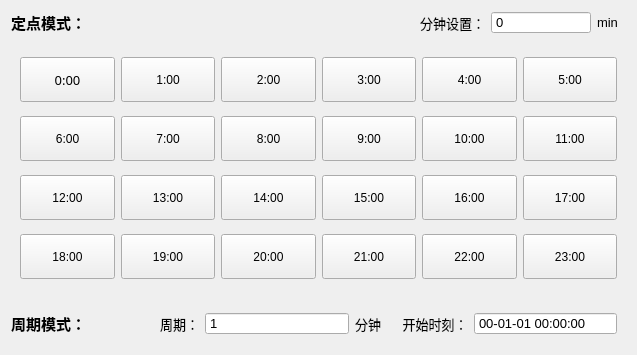
<?xml version="1.0" encoding="UTF-8"?>
<ui version="4.0">
 <class>MeasureMode</class>
 <widget class="QFrame" name="MeasureMode">
  <property name="geometry">
   <rect>
    <x>0</x>
    <y>0</y>
    <width>637</width>
    <height>355</height>
   </rect>
  </property>
  <property name="font">
   <font>
    <pointsize>11</pointsize>
   </font>
  </property>
  <property name="windowTitle">
   <string>Frame</string>
  </property>
  <property name="styleSheet">
   <string notr="true">#measureOption,#measureMode,#fixMode{background-color: lightGray;font: 75 9pt;}
</string>
  </property>
  <property name="frameShape">
   <enum>QFrame::NoFrame</enum>
  </property>
  <property name="frameShadow">
   <enum>QFrame::Raised</enum>
  </property>
  <layout class="QGridLayout" name="gridLayout_2">
   <item row="2" column="0" colspan="4">
    <widget class="QWidget" name="widget_2" native="true">
     <property name="sizePolicy">
      <sizepolicy hsizetype="Preferred" vsizetype="Fixed">
       <horstretch>0</horstretch>
       <verstretch>0</verstretch>
      </sizepolicy>
     </property>
     <property name="font">
      <font>
       <pointsize>10</pointsize>
      </font>
     </property>
     <layout class="QHBoxLayout" name="horizontalLayout">
      <property name="leftMargin">
       <number>0</number>
      </property>
      <item>
       <widget class="QLabel" name="label_4">
        <property name="font">
         <font>
          <pointsize>11</pointsize>
          <weight>75</weight>
          <bold>true</bold>
         </font>
        </property>
        <property name="text">
         <string>周期模式：</string>
        </property>
       </widget>
      </item>
      <item>
       <widget class="QLabel" name="label_12">
        <property name="sizePolicy">
         <sizepolicy hsizetype="Fixed" vsizetype="Preferred">
          <horstretch>0</horstretch>
          <verstretch>0</verstretch>
         </sizepolicy>
        </property>
        <property name="font">
         <font>
          <pointsize>10</pointsize>
         </font>
        </property>
        <property name="text">
         <string>周期：</string>
        </property>
        <property name="alignment">
         <set>Qt::AlignRight|Qt::AlignTrailing|Qt::AlignVCenter</set>
        </property>
       </widget>
      </item>
      <item>
       <widget class="QSpinBox" name="MeasurePeriod">
        <property name="font">
         <font>
          <pointsize>10</pointsize>
         </font>
        </property>
        <property name="buttonSymbols">
         <enum>QAbstractSpinBox::NoButtons</enum>
        </property>
        <property name="minimum">
         <number>1</number>
        </property>
       </widget>
      </item>
      <item>
       <widget class="QLabel" name="label_11">
        <property name="sizePolicy">
         <sizepolicy hsizetype="Fixed" vsizetype="Preferred">
          <horstretch>0</horstretch>
          <verstretch>0</verstretch>
         </sizepolicy>
        </property>
        <property name="font">
         <font>
          <pointsize>10</pointsize>
         </font>
        </property>
        <property name="text">
         <string>分钟      开始时刻：</string>
        </property>
       </widget>
      </item>
      <item>
       <widget class="QDateTimeEdit" name="MeasureStartTime">
        <property name="font">
         <font>
          <pointsize>10</pointsize>
         </font>
        </property>
        <property name="buttonSymbols">
         <enum>QAbstractSpinBox::NoButtons</enum>
        </property>
        <property name="displayFormat">
         <string>yy-MM-dd hh:mm:ss</string>
        </property>
       </widget>
      </item>
     </layout>
    </widget>
   </item>
   <item row="0" column="2">
    <widget class="QSpinBox" name="PointMin">
     <property name="minimumSize">
      <size>
       <width>100</width>
       <height>0</height>
      </size>
     </property>
     <property name="font">
      <font>
       <pointsize>10</pointsize>
      </font>
     </property>
     <property name="buttonSymbols">
      <enum>QAbstractSpinBox::NoButtons</enum>
     </property>
     <property name="maximum">
      <number>59</number>
     </property>
    </widget>
   </item>
   <item row="1" column="0" colspan="4">
    <widget class="QWidget" name="widget" native="true">
     <property name="sizePolicy">
      <sizepolicy hsizetype="Preferred" vsizetype="Expanding">
       <horstretch>0</horstretch>
       <verstretch>0</verstretch>
      </sizepolicy>
     </property>
     <property name="font">
      <font>
       <pointsize>9</pointsize>
      </font>
     </property>
     <property name="styleSheet">
      <string notr="true">QPushButton::checked{background-color: rgb(3, 134, 18);}
font: 8pt &quot;Sans Serif&quot;;</string>
     </property>
     <layout class="QGridLayout" name="gridLayout">
      <item row="1" column="4">
       <widget class="QPushButton" name="point_11">
        <property name="minimumSize">
         <size>
          <width>0</width>
          <height>45</height>
         </size>
        </property>
        <property name="styleSheet">
         <string notr="true">font: 10pt &quot;Sans Serif&quot;;</string>
        </property>
        <property name="text">
         <string>10:00</string>
        </property>
        <property name="checkable">
         <bool>true</bool>
        </property>
       </widget>
      </item>
      <item row="3" column="3">
       <widget class="QPushButton" name="point_22">
        <property name="minimumSize">
         <size>
          <width>0</width>
          <height>45</height>
         </size>
        </property>
        <property name="styleSheet">
         <string notr="true">font: 10pt &quot;Sans Serif&quot;;</string>
        </property>
        <property name="text">
         <string>21:00</string>
        </property>
        <property name="checkable">
         <bool>true</bool>
        </property>
       </widget>
      </item>
      <item row="3" column="5">
       <widget class="QPushButton" name="point_24">
        <property name="minimumSize">
         <size>
          <width>0</width>
          <height>45</height>
         </size>
        </property>
        <property name="styleSheet">
         <string notr="true">font: 10pt &quot;Sans Serif&quot;;</string>
        </property>
        <property name="text">
         <string>23:00</string>
        </property>
        <property name="checkable">
         <bool>true</bool>
        </property>
       </widget>
      </item>
      <item row="2" column="5">
       <widget class="QPushButton" name="point_18">
        <property name="minimumSize">
         <size>
          <width>0</width>
          <height>45</height>
         </size>
        </property>
        <property name="styleSheet">
         <string notr="true">font: 10pt &quot;Sans Serif&quot;;</string>
        </property>
        <property name="text">
         <string>17:00</string>
        </property>
        <property name="checkable">
         <bool>true</bool>
        </property>
       </widget>
      </item>
      <item row="1" column="5">
       <widget class="QPushButton" name="point_12">
        <property name="minimumSize">
         <size>
          <width>0</width>
          <height>45</height>
         </size>
        </property>
        <property name="styleSheet">
         <string notr="true">font: 10pt &quot;Sans Serif&quot;;</string>
        </property>
        <property name="text">
         <string>11:00</string>
        </property>
        <property name="checkable">
         <bool>true</bool>
        </property>
       </widget>
      </item>
      <item row="1" column="2">
       <widget class="QPushButton" name="point_9">
        <property name="minimumSize">
         <size>
          <width>0</width>
          <height>45</height>
         </size>
        </property>
        <property name="styleSheet">
         <string notr="true">font: 10pt &quot;Sans Serif&quot;;</string>
        </property>
        <property name="text">
         <string>8:00</string>
        </property>
        <property name="checkable">
         <bool>true</bool>
        </property>
       </widget>
      </item>
      <item row="1" column="3">
       <widget class="QPushButton" name="point_10">
        <property name="minimumSize">
         <size>
          <width>0</width>
          <height>45</height>
         </size>
        </property>
        <property name="styleSheet">
         <string notr="true">font: 10pt &quot;Sans Serif&quot;;</string>
        </property>
        <property name="text">
         <string>9:00</string>
        </property>
        <property name="checkable">
         <bool>true</bool>
        </property>
       </widget>
      </item>
      <item row="0" column="5">
       <widget class="QPushButton" name="point_6">
        <property name="minimumSize">
         <size>
          <width>0</width>
          <height>45</height>
         </size>
        </property>
        <property name="styleSheet">
         <string notr="true">font: 10pt &quot;Sans Serif&quot;;</string>
        </property>
        <property name="text">
         <string>5:00</string>
        </property>
        <property name="checkable">
         <bool>true</bool>
        </property>
       </widget>
      </item>
      <item row="1" column="0">
       <widget class="QPushButton" name="point_7">
        <property name="minimumSize">
         <size>
          <width>0</width>
          <height>45</height>
         </size>
        </property>
        <property name="styleSheet">
         <string notr="true">font: 10pt &quot;Sans Serif&quot;;</string>
        </property>
        <property name="text">
         <string>6:00</string>
        </property>
        <property name="checkable">
         <bool>true</bool>
        </property>
       </widget>
      </item>
      <item row="3" column="4">
       <widget class="QPushButton" name="point_23">
        <property name="minimumSize">
         <size>
          <width>0</width>
          <height>45</height>
         </size>
        </property>
        <property name="styleSheet">
         <string notr="true">font: 10pt &quot;Sans Serif&quot;;</string>
        </property>
        <property name="text">
         <string>22:00</string>
        </property>
        <property name="checkable">
         <bool>true</bool>
        </property>
       </widget>
      </item>
      <item row="0" column="3">
       <widget class="QPushButton" name="point_4">
        <property name="minimumSize">
         <size>
          <width>0</width>
          <height>45</height>
         </size>
        </property>
        <property name="styleSheet">
         <string notr="true">font: 10pt &quot;Sans Serif&quot;;</string>
        </property>
        <property name="text">
         <string>3:00</string>
        </property>
        <property name="checkable">
         <bool>true</bool>
        </property>
       </widget>
      </item>
      <item row="0" column="1">
       <widget class="QPushButton" name="point_2">
        <property name="minimumSize">
         <size>
          <width>0</width>
          <height>45</height>
         </size>
        </property>
        <property name="styleSheet">
         <string notr="true">font: 10pt &quot;Sans Serif&quot;;</string>
        </property>
        <property name="text">
         <string>1:00</string>
        </property>
        <property name="checkable">
         <bool>true</bool>
        </property>
       </widget>
      </item>
      <item row="2" column="3">
       <widget class="QPushButton" name="point_16">
        <property name="minimumSize">
         <size>
          <width>0</width>
          <height>45</height>
         </size>
        </property>
        <property name="styleSheet">
         <string notr="true">font: 10pt &quot;Sans Serif&quot;;</string>
        </property>
        <property name="text">
         <string>15:00</string>
        </property>
        <property name="checkable">
         <bool>true</bool>
        </property>
       </widget>
      </item>
      <item row="2" column="4">
       <widget class="QPushButton" name="point_17">
        <property name="minimumSize">
         <size>
          <width>0</width>
          <height>45</height>
         </size>
        </property>
        <property name="styleSheet">
         <string notr="true">font: 10pt &quot;Sans Serif&quot;;</string>
        </property>
        <property name="text">
         <string>16:00</string>
        </property>
        <property name="checkable">
         <bool>true</bool>
        </property>
       </widget>
      </item>
      <item row="0" column="2">
       <widget class="QPushButton" name="point_3">
        <property name="minimumSize">
         <size>
          <width>0</width>
          <height>45</height>
         </size>
        </property>
        <property name="styleSheet">
         <string notr="true">font: 10pt &quot;Sans Serif&quot;;</string>
        </property>
        <property name="text">
         <string>2:00</string>
        </property>
        <property name="checkable">
         <bool>true</bool>
        </property>
       </widget>
      </item>
      <item row="2" column="1">
       <widget class="QPushButton" name="point_14">
        <property name="minimumSize">
         <size>
          <width>0</width>
          <height>45</height>
         </size>
        </property>
        <property name="styleSheet">
         <string notr="true">font: 10pt &quot;Sans Serif&quot;;</string>
        </property>
        <property name="text">
         <string>13:00</string>
        </property>
        <property name="checkable">
         <bool>true</bool>
        </property>
       </widget>
      </item>
      <item row="1" column="1">
       <widget class="QPushButton" name="point_8">
        <property name="minimumSize">
         <size>
          <width>0</width>
          <height>45</height>
         </size>
        </property>
        <property name="styleSheet">
         <string notr="true">font: 10pt &quot;Sans Serif&quot;;</string>
        </property>
        <property name="text">
         <string>7:00</string>
        </property>
        <property name="checkable">
         <bool>true</bool>
        </property>
       </widget>
      </item>
      <item row="3" column="1">
       <widget class="QPushButton" name="point_20">
        <property name="minimumSize">
         <size>
          <width>0</width>
          <height>45</height>
         </size>
        </property>
        <property name="styleSheet">
         <string notr="true">font: 10pt &quot;Sans Serif&quot;;</string>
        </property>
        <property name="text">
         <string>19:00</string>
        </property>
        <property name="checkable">
         <bool>true</bool>
        </property>
       </widget>
      </item>
      <item row="3" column="2">
       <widget class="QPushButton" name="point_21">
        <property name="minimumSize">
         <size>
          <width>0</width>
          <height>45</height>
         </size>
        </property>
        <property name="styleSheet">
         <string notr="true">font: 10pt &quot;Sans Serif&quot;;</string>
        </property>
        <property name="text">
         <string>20:00</string>
        </property>
        <property name="checkable">
         <bool>true</bool>
        </property>
       </widget>
      </item>
      <item row="0" column="0">
       <widget class="QPushButton" name="point_1">
        <property name="minimumSize">
         <size>
          <width>0</width>
          <height>45</height>
         </size>
        </property>
        <property name="font">
         <font>
          <family>Sans Serif</family>
          <pointsize>10</pointsize>
          <weight>50</weight>
          <italic>false</italic>
          <bold>false</bold>
         </font>
        </property>
        <property name="styleSheet">
         <string notr="true">font: 10pt &quot;Sans Serif&quot;;</string>
        </property>
        <property name="text">
         <string>0:00</string>
        </property>
        <property name="checkable">
         <bool>true</bool>
        </property>
       </widget>
      </item>
      <item row="0" column="4">
       <widget class="QPushButton" name="point_5">
        <property name="minimumSize">
         <size>
          <width>0</width>
          <height>45</height>
         </size>
        </property>
        <property name="styleSheet">
         <string notr="true">font: 10pt &quot;Sans Serif&quot;;</string>
        </property>
        <property name="text">
         <string>4:00</string>
        </property>
        <property name="checkable">
         <bool>true</bool>
        </property>
       </widget>
      </item>
      <item row="3" column="0">
       <widget class="QPushButton" name="point_19">
        <property name="minimumSize">
         <size>
          <width>0</width>
          <height>45</height>
         </size>
        </property>
        <property name="styleSheet">
         <string notr="true">font: 10pt &quot;Sans Serif&quot;;</string>
        </property>
        <property name="text">
         <string>18:00</string>
        </property>
        <property name="checkable">
         <bool>true</bool>
        </property>
       </widget>
      </item>
      <item row="2" column="2">
       <widget class="QPushButton" name="point_15">
        <property name="minimumSize">
         <size>
          <width>0</width>
          <height>45</height>
         </size>
        </property>
        <property name="styleSheet">
         <string notr="true">font: 10pt &quot;Sans Serif&quot;;</string>
        </property>
        <property name="text">
         <string>14:00</string>
        </property>
        <property name="checkable">
         <bool>true</bool>
        </property>
       </widget>
      </item>
      <item row="2" column="0">
       <widget class="QPushButton" name="point_13">
        <property name="minimumSize">
         <size>
          <width>0</width>
          <height>45</height>
         </size>
        </property>
        <property name="styleSheet">
         <string notr="true">font: 10pt &quot;Sans Serif&quot;;</string>
        </property>
        <property name="text">
         <string>12:00</string>
        </property>
        <property name="checkable">
         <bool>true</bool>
        </property>
       </widget>
      </item>
     </layout>
    </widget>
   </item>
   <item row="0" column="3">
    <widget class="QLabel" name="label_2">
     <property name="font">
      <font>
       <pointsize>10</pointsize>
      </font>
     </property>
     <property name="text">
      <string>min  </string>
     </property>
    </widget>
   </item>
   <item row="0" column="1">
    <widget class="QLabel" name="label">
     <property name="sizePolicy">
      <sizepolicy hsizetype="Expanding" vsizetype="Preferred">
       <horstretch>0</horstretch>
       <verstretch>0</verstretch>
      </sizepolicy>
     </property>
     <property name="font">
      <font>
       <pointsize>10</pointsize>
      </font>
     </property>
     <property name="text">
      <string>分钟设置：</string>
     </property>
     <property name="alignment">
      <set>Qt::AlignRight|Qt::AlignTrailing|Qt::AlignVCenter</set>
     </property>
    </widget>
   </item>
   <item row="0" column="0">
    <widget class="QLabel" name="label_3">
     <property name="font">
      <font>
       <pointsize>11</pointsize>
       <weight>75</weight>
       <bold>true</bold>
      </font>
     </property>
     <property name="text">
      <string>定点模式：</string>
     </property>
    </widget>
   </item>
  </layout>
  <zorder>label</zorder>
  <zorder>PointMin</zorder>
  <zorder>widget</zorder>
  <zorder>widget_2</zorder>
  <zorder>label_2</zorder>
  <zorder>label_3</zorder>
 </widget>
 <resources/>
 <connections/>
</ui>
